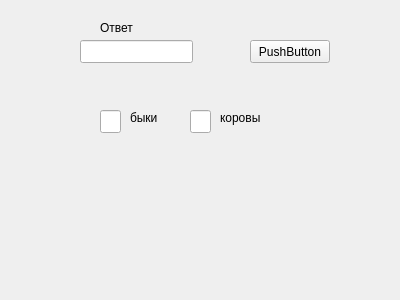
<?xml version="1.0" encoding="UTF-8"?>
<ui version="4.0">
 <class>PersonAnswersGame</class>
 <widget class="QWidget" name="PersonAnswersGame">
  <property name="geometry">
   <rect>
    <x>0</x>
    <y>0</y>
    <width>400</width>
    <height>300</height>
   </rect>
  </property>
  <property name="windowTitle">
   <string>Form</string>
  </property>
  <widget class="QPushButton" name="sendAnswer">
   <property name="geometry">
    <rect>
     <x>250</x>
     <y>40</y>
     <width>80</width>
     <height>23</height>
    </rect>
   </property>
   <property name="text">
    <string>PushButton</string>
   </property>
  </widget>
  <widget class="QLineEdit" name="answer">
   <property name="geometry">
    <rect>
     <x>80</x>
     <y>40</y>
     <width>113</width>
     <height>23</height>
    </rect>
   </property>
  </widget>
  <widget class="QLineEdit" name="numberOfBulls">
   <property name="geometry">
    <rect>
     <x>100</x>
     <y>110</y>
     <width>21</width>
     <height>23</height>
    </rect>
   </property>
   <property name="readOnly">
    <bool>true</bool>
   </property>
  </widget>
  <widget class="QLineEdit" name="numberOfCows">
   <property name="geometry">
    <rect>
     <x>190</x>
     <y>110</y>
     <width>21</width>
     <height>23</height>
    </rect>
   </property>
   <property name="readOnly">
    <bool>true</bool>
   </property>
  </widget>
  <widget class="QLabel" name="label">
   <property name="geometry">
    <rect>
     <x>100</x>
     <y>20</y>
     <width>52</width>
     <height>15</height>
    </rect>
   </property>
   <property name="text">
    <string>Ответ</string>
   </property>
  </widget>
  <widget class="QLabel" name="label_2">
   <property name="geometry">
    <rect>
     <x>130</x>
     <y>110</y>
     <width>52</width>
     <height>15</height>
    </rect>
   </property>
   <property name="text">
    <string>быки</string>
   </property>
  </widget>
  <widget class="QLabel" name="label_3">
   <property name="geometry">
    <rect>
     <x>220</x>
     <y>110</y>
     <width>52</width>
     <height>15</height>
    </rect>
   </property>
   <property name="text">
    <string>коровы</string>
   </property>
  </widget>
 </widget>
 <resources/>
 <connections/>
</ui>
